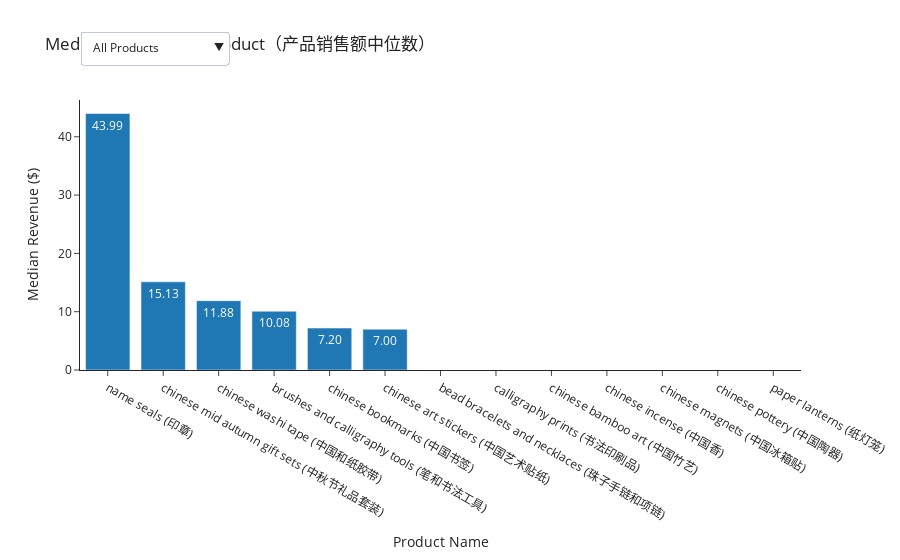

Notebook source saved alongside this figure:
### Code cell
data_list = [
    all_product_data.groupby("product_name_chinese_name")["proceeds"]
    .median()
    .reset_index(),
    all_product_data[all_product_data["has_sales"] == True]
    .groupby("product_name_chinese_name")["proceeds"]
    .median()
    .reset_index(),
]

labels = ["All Products", "Products with Sales"]

fig = plot_bar_chart_plotly_with_dropdown(
    data_list=data_list,
    x="product_name_chinese_name",
    y="proceeds",
    labels=labels,
    title="Median Revenue by Product（产品销售额中位数）",
    x_label="Product Name",
    y_label="Median Revenue ($)",
)

fig.show()
# to_html(fig, config["output_folder"] + "median_proceeds_by_product.html")

### Figure 1 — Plotly figure (JSON) as saved in the notebook; plotly's stock layout.template omitted (floating-point values rounded to 4 significant figures)
{"data": [{"name": "All Products", "text": [43.99, 15.12, 11.88, 10.08, 7.195, 7, 0, 0, 0, 0, 0, 0, 0], "textposition": "auto", "texttemplate": "%{text:.2f}", "type": "bar", "visible": true, "x": ["name seals (印章)", "chinese mid autumn gift sets (中秋节礼品套装)", "chinese washi tape (中国和纸胶带)", "brushes and calligraphy tools (笔和书法工具)", "chinese bookmarks (中国书签)", "chinese art stickers (中国艺术贴纸)", "bead bracelets and necklaces (珠子手链和项链)", "calligraphy prints (书法印刷品)", "chinese bamboo art (中国竹艺)", "chinese incense (中国香)", "chinese magnets (中国冰箱贴)", "chinese pottery (中国陶器)", "paper lanterns (纸灯笼)"], "y": [43.99, 15.12, 11.88, 10.08, 7.195, 7, 0, 0, 0, 0, 0, 0, 0]}, {"name": "Products with Sales", "text": [309.2, 202.8, 149.2, 94.38, 88.08, 84, 74, 72.93, 72.26, 70.48, 49.74, 36.12, 31.92], "textposition": "auto", "texttemplate": "%{text:.2f}", "type": "bar", "visible": false, "x": ["chinese pottery (中国陶器)", "name seals (印章)", "chinese incense (中国香)", "chinese bamboo art (中国竹艺)", "chinese mid autumn gift sets (中秋节礼品套装)", "bead bracelets and necklaces (珠子手链和项链)", "paper lanterns (纸灯笼)", "brushes and calligraphy tools (笔和书法工具)", "calligraphy prints (书法印刷品)", "chinese bookmarks (中国书签)", "chinese magnets (中国冰箱贴)", "chinese art stickers (中国艺术贴纸)", "chinese washi tape (中国和纸胶带)"], "y": [309.2, 202.8, 149.2, 94.38, 88.08, 84, 74, 72.93, 72.26, 70.48, 49.74, 36.12, 31.92]}], "layout": {"title": {"text": "Median Revenue by Product（产品销售额中位数）"}, "updatemenus": [{"buttons": [{"args": [{"visible": [true, false]}], "label": "All Products", "method": "update"}, {"args": [{"visible": [false, true]}], "label": "Products with Sales", "method": "update"}], "direction": "down", "pad": {"r": 2, "t": 12}, "showactive": true, "x": 0, "xanchor": "left", "y": 1.3, "yanchor": "top"}], "xaxis": {"title": {"text": "Product Name"}}, "yaxis": {"title": {"text": "Median Revenue ($)"}}}}
